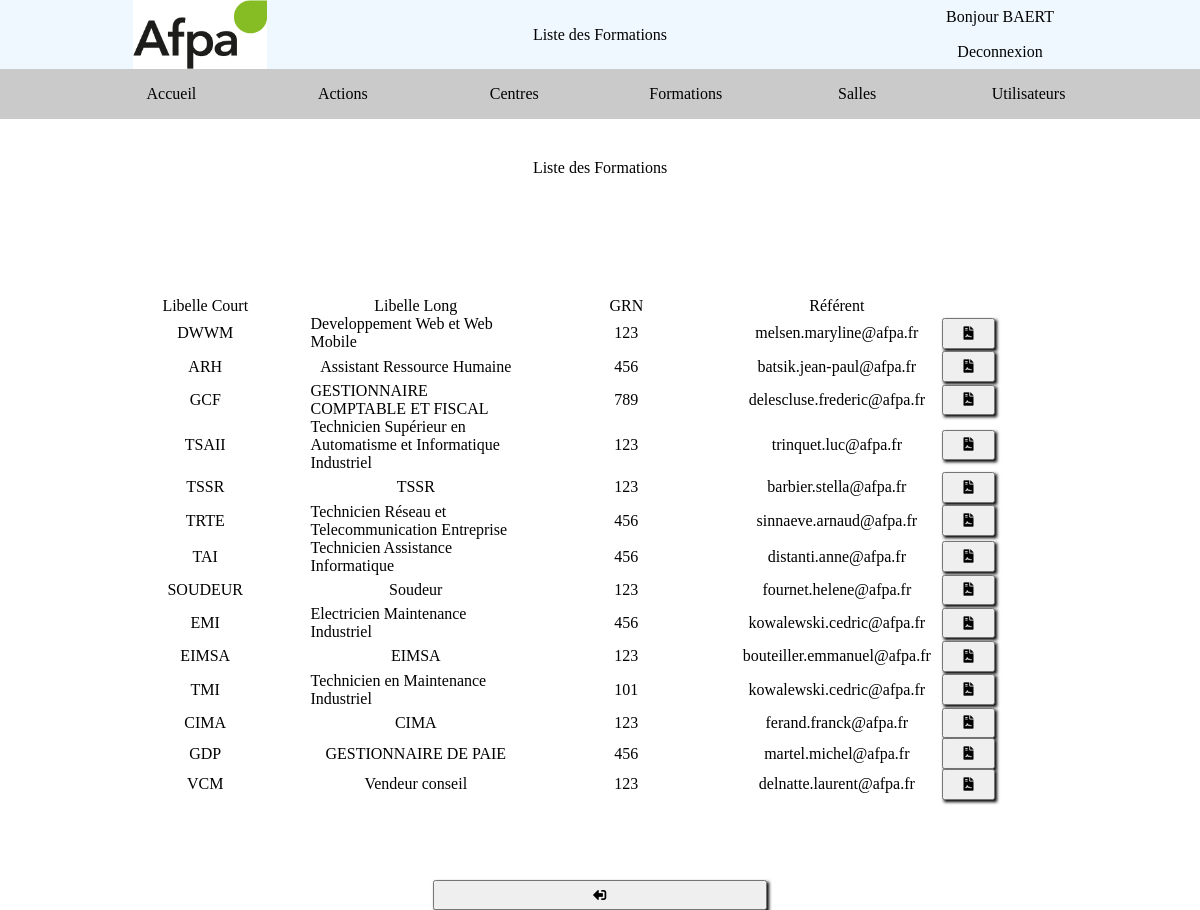
The page /stage/index.php?page=ListePlan_Formations (signed in) on the database its author committed.
### tables this page shows
CREATE TABLE Plan_Textes(
   idTexte INT AUTO_INCREMENT PRIMARY KEY,
   codeTexte VARCHAR(50) NOT NULL,
   fr VARCHAR(50) NOT NULL,
   en VARCHAR(50)
);

CREATE TABLE Plan_Formations(
   idFormation INT AUTO_INCREMENT PRIMARY KEY,
   libelleCourt VARCHAR(10)  NOT NULL UNIQUE,
   libelleLong VARCHAR(250)  NOT NULL UNIQUE,
   GRN INT NOT NULL,
   idUtilisateur INT NOT NULL
);

CREATE TABLE Plan_Utilisateurs(
   idUtilisateur INT AUTO_INCREMENT PRIMARY KEY,
   matricule VARCHAR(50) NOT NULL UNIQUE,
   nom VARCHAR(50)  NOT NULL,
   prenom VARCHAR(50)  NOT NULL,
   email VARCHAR(50)  NOT NULL UNIQUE,
   mdp VARCHAR(50)  NOT NULL,
   role TINYINT NOT NULL COMMENT '0 = inactif; 1 = employée; 2 = formateur; 3 = direction',
   idCentre INT NOT NULL
);

### stage/PHP/MODEL/MANAGER/DAO.Class.php (called while the page is built, shortened)
<?php
class DAO
{
	public static function select(array $nomColonnes, string $table, array $conditions = null, string $orderBy = null, string $limit = null, bool $api = false, bool $debug = false)
	{
		$db = DbConnect::getDb();
		$string = json_encode($nomColonnes) . $table . json_encode($conditions) . $orderBy . $limit . $api . $debug;
		if (strpos($string, ";")) {
			return false;
		} else if (!empty($nomColonnes)  && ($table != null && $table != "")) {
		$cols = self::elementSelect($nomColonnes);
		$t = " FROM " . $table;
		if ($conditions != null) {
			$conditions = self::conditionSelect($conditions);
		}
		$q = $db->query($cols . $t . $conditions . $orderBy . $limit);
		$liste=[];
		while ($donnees = $q->fetch(PDO::FETCH_ASSOC)) {
			if ($donnees != false) {
			if ($api) {
				$liste[] = $donnees;
			} else {
				$liste[] = new $table($donnees);
			}
		}
	}
	return $liste;
}
return false;
}
	private static function elementSelect($tab)
	{
		$temp = "SELECT ";
		foreach ($tab as $uneCol) {
			$temp .= $uneCol . ", ";
		}
		return substr($temp, 0, strlen($temp) - 2);
	}
	private static function conditionSelect($conditions)
	{
		$req = " WHERE ";
		foreach ($conditions as $nomColonne => $valeur)
		{
			if (is_array($valeur))
			{
				$req .= $nomColonne . " IN (" . implode(",",$valeur) . ") AND ";
			} else if (!(strpos($valeur, "%")===false)) {
				$req .= $nomColonne . ' LIKE "' . $valeur . '" AND ';
			} else if (strpos($valeur, "->")) {
				$tab = explode("->", $valeur);
				$req .= $nomColonne . " BETWEEN " . $tab[0] . " AND " . $tab[1] . " AND ";
			} else {
				$req .= $nomColonne . " = \"" . $valeur . "\" AND ";
			}
		}
		$req = substr($req, 0, strlen($req) - 4);
		return $req;
	}
 }

### stage/PHP/MODEL/MANAGER/Plan_TextesManager.Class.php (called while the page is built, shortened)
<?php
class Plan_TextesManager
{
	public static function findByCodes($codeLangue,$codeTexte)
	{
		 $texte=DAO::select([$codeLangue],"Plan_Textes",["codeTexte" => $codeTexte],null,null,true);
		 if($texte==false) return false;
		 return $texte[0][$codeLangue];
	}
}

### stage/PHP/CONTROLLER/CLASSE/Plan_Utilisateurs.Class.php (called while the page is built, shortened)
<?php
class Plan_Utilisateurs
{
	private $_idUtilisateur;
	private $_nom;
	private $_email;
	public function getIdUtilisateur()
	{
		return $this->_idUtilisateur;
	}
	public function setIdUtilisateur(?int $idUtilisateur)
	{
		$this->_idUtilisateur=$idUtilisateur;
	}
	public function getNom()
	{
		return $this->_nom;
	}
	public function setNom(string $nom)
	{
		$this->_nom=$nom;
	}
	public function getEmail()
	{
		return $this->_email;
	}
	public function setEmail(string $email)
	{
		$this->_email=strtolower($email);
	}
	public function hydrate($data)
	{
 		foreach ($data as $key => $value)
		{
 			$methode = "set".ucfirst($key);
		}
	}
}

### stage/PHP/MODEL/MANAGER/Plan_FormationsManager.Class.php (called while the page is built, shortened)
<?php
class Plan_FormationsManager
{
	public static function getList(array $nomColonnes=null,  array $conditions = null, string $orderBy = null, string $limit = null, bool $api = false, bool $debug = false)
	{
 		$nomColonnes = ($nomColonnes==null)?Plan_Formations::getAttributes():$nomColonnes;
		return DAO::select($nomColonnes,"Plan_Formations",   $conditions ,  $orderBy,  $limit ,  $api,  $debug );	}
}

### stage/PHP/CONTROLLER/CLASSE/Plan_Formations.Class.php (called while the page is built, shortened)
<?php
class Plan_Formations
{
	private $_idFormation;
	private $_libelleCourt;
	private $_libelleLong;
	private $_GRN;
	public function getIdFormation()
	{
		return $this->_idFormation;
	}
	public function setIdFormation(?int $idFormation)
	{
		$this->_idFormation=$idFormation;
	}
	public function getLibelleCourt()
	{
		return $this->_libelleCourt;
	}
	public function setLibelleCourt(string $libelleCourt)
	{
		$this->_libelleCourt=$libelleCourt;
	}
	public function getLibelleLong()
	{
		return $this->_libelleLong;
	}
	public function setLibelleLong(string $libelleLong)
	{
		$this->_libelleLong=$libelleLong;
	}
	public function getGRN()
	{
		return $this->_GRN;
	}
	public function setGRN(int $GRN)
	{
		$this->_GRN=$GRN;
	}
	public function hydrate($data)
	{
 		foreach ($data as $key => $value)
		{
 			$methode = "set".ucfirst($key);
		}
	}
}

### stage/PHP/MODEL/MANAGER/Plan_UtilisateursManager.Class.php (called while the page is built, shortened)
<?php
class Plan_UtilisateursManager
{
	public static function findById($id)
	{
 		return DAO::select(Plan_Utilisateurs::getAttributes(),"Plan_Utilisateurs",["idUtilisateur" => $id])[0];
	}
}

### stage/PHP/VIEW/LISTE/ListePlan_Formations.php (the view, shortened to what this page needs)
<?php
 echo '<main>';
 echo '<div class="flex-0-1"></div>';
 echo '<div>';
$objets = Plan_FormationsManager::getList();
echo '<div class="grid-col-7 gridListe">';
echo '<div class="bigEspace grid-columns-span-7"></div>';
echo '<div class="caseListe titreListe grid-columns-span-7">Liste des Formations </div>';
echo '<div class="bigEspace grid-columns-span-7"></div>';
echo '<div class="bigEspace grid-columns-span-7"></div>';
echo '<div class="bigEspace grid-columns-span-7"></div>';
echo '<div class="caseListe labelListe">Libelle Court</div>';
echo '<div class="caseListe labelListe">Libelle Long</div>';
echo '<div class="caseListe labelListe">GRN</div>';
echo '<div class="caseListe labelListe">Référent</div>';
echo '<div class="caseListe"></div>';
echo '<div class="caseListe"></div>';
echo '<div class="caseListe"></div>';
foreach($objets as $unObjet)
{
echo '<div class="caseListe donneeListe">'.$unObjet->getLibelleCourt().'</div>';
echo '<div class="caseListe donneeListe">'.$unObjet->getLibelleLong().'</div>';
echo '<div class="caseListe donneeListe">'.$unObjet->getGRN().'</div>';
echo '<div class="caseListe donneeListe">'.Plan_UtilisateursManager::findById($unObjet->getIdUtilisateur())->getEmail().'</div>';
echo '<div class="caseListe"> <a href="index.php?page=FormPlan_Formations&mode=Afficher&id='.$unObjet->getIdFormation().'"><button><i class="fas fa-file-contract"></i></button></a></div>';
$temp=$_SESSION["utilisateur"]->getRole()>=3? '<a href="index.php?page=FormPlan_Formations&mode=Modifier&id='.$unObjet->getIdFormation().'"><button><i class="fas fa-pen"></i></button></a>':"";
echo '<div class="caseListe">'.$temp.'</div>';
$temp=$_SESSION["utilisateur"]->getRole()>=3? '<a href="index.php?page=FormPlan_Formations&mode=Supprimer&id='.$unObjet->getIdFormation().'"><button><i class="fas fa-trash-alt"></i></button></a>':"";
echo '<div class="caseListe">'.$temp.'</div>';
}
echo '<div class="bigEspace grid-columns-span-7"></div>';
echo '<div class="bigEspace grid-columns-span-7"></div>';
echo '<div class="caseListe grid-columns-span-7">
	<div></div>
	<a href="index.php?page=Accueil"><button><i class="fas fa-sign-out-alt fa-rotate-180"></i></button></a>
	<div></div>
</div>';
echo'</div>';
echo'</div>';
echo '<div class="flex-0-1"></div>';
echo '</main>';

### stage/PHP/VIEW/GENERAL/Header.php
<body class="colonne">
    <header>
        <div class="mini"></div>
        <div class="mini"><img src="IMG/layout_set_logo.jpg" alt="Logo AFPA"></div>
        <div class="titre center"><?php echo texte($titre); ?></div>
        <div class="colonne mini">
            <?php
            if (isset($_SESSION['utilisateur'])) {
                echo '<div><a class="center" href="index.php?page=FormPlan_Utilisateurs&mode=Afficher&id='.$_SESSION['utilisateur']->getIdUtilisateur().'">'. texte('Bonjour') ." ". $_SESSION['utilisateur']->getNom() . '</a></div>';
                echo '<div><a href="index.php?page=ActionDeconnexion" class="center">'. texte("Deconnexion") .'</a></div>';
            } else {
                echo '<a href="index.php?page=Default" class="center">'. texte("Connexion") .'</a>';
            }
            ?>
        </div>
        <div class="mini"></div>
    </header>

### stage/CSS/root.css (style rules this page uses)
:root { --color: white; --inputCorrect: #04724d; --inputIncorrect: #e94f37; --inputVide: #ffffff4d; --bgc1:#87bb34; --bgc2:aliceblue; --bgc3:#cacaca; --linkColor : black; }
html, main, body, div, a, header, footer, nav, article, section, aside, fieldset, label, input, select, button { display: flex; flex: 1; margin: 0; padding: 0; }
img, video, button { width: 100%; }
.colonne { flex-direction: column; }
.center { justify-content: center; align-items: center; }
.mini { flex: 0.2; }
.bigEspace { flex: none; height: 5vh; }
a { text-decoration : none; color : var(--linkColor); }

### stage/CSS/style.css (style rules this page uses)
body { background-color: var(--color); }
header { background-color: var(--bgc2); }

### stage/CSS/grids.css (style rules this page uses)
.grid-col-7 { display : grid; grid-template-columns : 2fr 2fr 2fr 2fr 0.5fr 0.5fr 0.5fr; }
.grid-columns-span-7 { grid-column:1/8; }
.gridListe div,button,a { justify-content: center; align-items: center; }
.GridForm div,button,a { justify-content: center; align-items: center; }
.flex-0-1 { flex:0.1; }

### stage/CSS/form.css (style rules this page uses)
input, select, button { box-shadow: 2px 2px 3px black; padding: 0.5em; }

### rows shown on the page
plan_textes: fr "Bonjour"
plan_textes: fr "Deconnexion"
plan_formations: libelleCourt "DWWM", libelleLong "Developpement Web et Web Mobile", GRN "123", idUtilisateur.email "melsen.maryline@afpa.fr"
plan_formations: libelleCourt "ARH", libelleLong "Assistant Ressource Humaine", GRN "456", idUtilisateur.email "batsik.jean-paul@afpa.fr"
plan_formations: libelleCourt "GCF", libelleLong "GESTIONNAIRE COMPTABLE ET FISCAL", GRN "789", idUtilisateur.email "delescluse.frederic@afpa.fr"
plan_formations: libelleCourt "TSAII", libelleLong "Technicien Supérieur en Automatisme et Informatique Industriel", GRN "123", idUtilisateur.email "trinquet.luc@afpa.fr"
plan_formations: libelleCourt "TSSR", libelleLong "TSSR", GRN "123", idUtilisateur.email "barbier.stella@afpa.fr"
plan_formations: libelleCourt "TRTE", libelleLong "Technicien Réseau et Telecommunication Entreprise", GRN "456", idUtilisateur.email "sinnaeve.arnaud@afpa.fr"
plan_formations: libelleCourt "TAI", libelleLong "Technicien Assistance Informatique", GRN "456", idUtilisateur.email "distanti.anne@afpa.fr"
plan_formations: libelleCourt "SOUDEUR", libelleLong "Soudeur", GRN "123", idUtilisateur.email "fournet.helene@afpa.fr"
plan_formations: libelleCourt "EMI", libelleLong "Electricien Maintenance Industriel", GRN "456", idUtilisateur.email "kowalewski.cedric@afpa.fr"
plan_formations: libelleCourt "EIMSA", libelleLong "EIMSA", GRN "123", idUtilisateur.email "bouteiller.emmanuel@afpa.fr"
plan_formations: libelleCourt "TMI", libelleLong "Technicien en Maintenance Industriel", GRN "101", idUtilisateur.email "kowalewski.cedric@afpa.fr"
plan_formations: libelleCourt "CIMA", libelleLong "CIMA", GRN "123", idUtilisateur.email "ferand.franck@afpa.fr"
plan_formations: libelleCourt "GDP", libelleLong "GESTIONNAIRE DE PAIE", GRN "456", idUtilisateur.email "martel.michel@afpa.fr"
plan_formations: libelleCourt "VCM", libelleLong "Vendeur conseil", GRN "123", idUtilisateur.email "delnatte.laurent@afpa.fr"

### other values the page prints
texte($titre) "Liste des Formations"
$_SESSION['utilisateur']->getNom() "BAERT"
